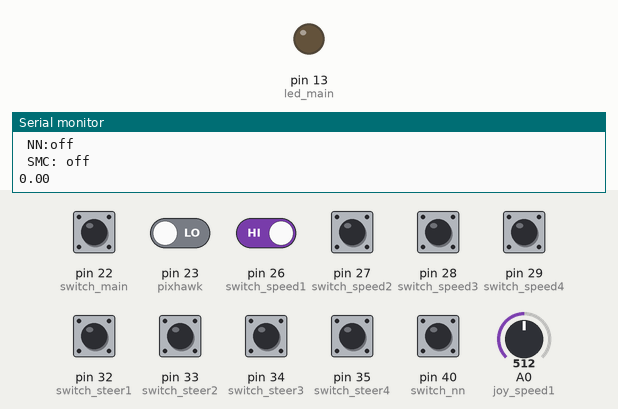
Recording of a sketch running on a simulated Arduino Mega 2560, built for the host (arithmetic inside an expression is 32-bit, double 64-bit). Shown: output pins drawn as LEDs (lit = HIGH), the last lines printed to the serial monitor. Dashed ring = blinking. Inputs (shaded band) come from the test bench; at power-on: pin 22 (switch_main), pin 26 (switch_speed1), pin 27 (switch_speed2), pin 28 (switch_speed3), pin 29 (switch_speed4), pin 32 (switch_steer1), pin 33 (switch_steer2), pin 34 (switch_steer3), pin 35 (switch_steer4), pin 40 (switch_nn) HIGH, pin 23 (pixhawk) LOW, A0 (joy_speed1) = 512. WiFi joins after 1.5 s; servers stay silent unless stated.

Above: at 2.7 s.
2.8 s: pin 40 (switch_nn) pulled LOW for 3.2 s
At 4.4 s:
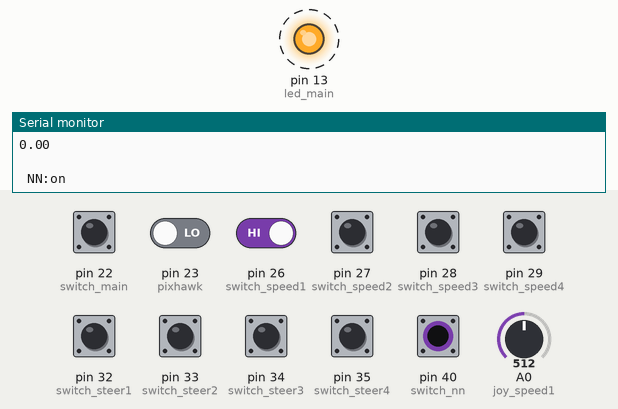
7.5 s: pin 22 (switch_main) pulled LOW for 0.6 s
At 8.3 s:
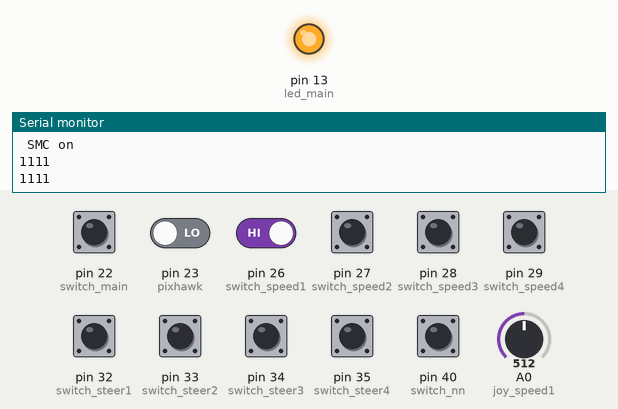
10.0 s: pin 22 (switch_main) pulled LOW for 3.2 s
At 14.5 s:
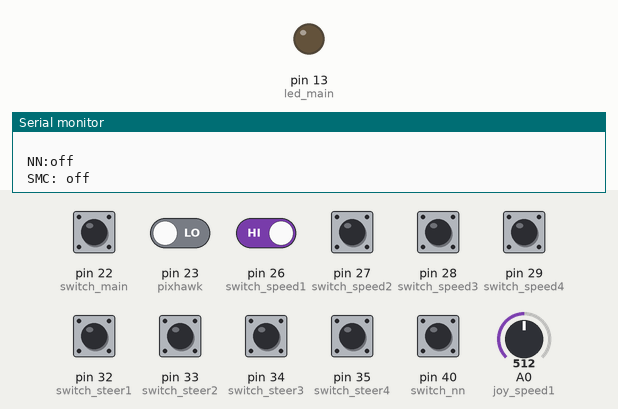
15.0 s: pin 22 (switch_main) driven LOW and pin 26 (switch_speed1) driven LOW
At 15.8 s:
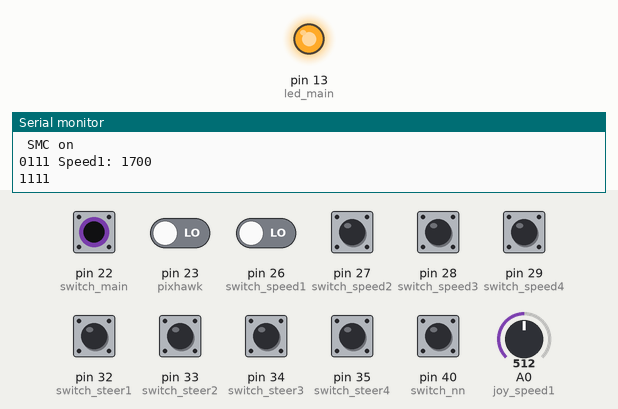
Timing chart, 0 to 18.0 s (numbered marks = the images above; inputs shaded):
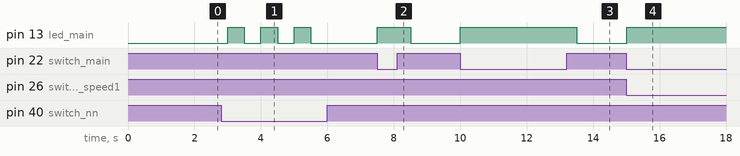

Measured:
- after the input at 2.8 s, pin 13 (led_main): alternates HIGH for 0.50 s and LOW for 0.50 s, 6 changes in all, then stays LOW, starting after 0.20 s
- after the input at 7.5 s, pin 13 (led_main): LOW → HIGH at once, → LOW 1.0 s later
- after the input at 10.0 s, pin 13 (led_main): LOW → HIGH at once, → LOW 3.5 s later
- after the input at 15.0 s, pin 13 (led_main): LOW → HIGH at once

The sketch:

main_control_05.ino
```cpp
/* Draft Syergie Main Control
----------------------------------------
NN:
on   : publish from laptop
off  : publish from main control
----------------------------------------
Main Control:
on   : input from joystick
off  : manual input from Pixhawk
----------------------------------------
Speed Control:
> 4 unit with switch (and LED indicator)
> input manual (belum pakai joystick)
----------------------------------------
Steer Control:
> 4 unit with switch (and LED indicator)
> input manual (belum pakai joystick)
----------------------------------------
*/

/* Library ethernet */
#include <SPI.h>
#include <Ethernet.h>
#include <PubSubClient.h>

// Joystick
#define joy_speed1 A0       //input joystick speed (Y)
#define joy_speed2 A1
#define joy_speed3 A2
#define joy_speed4 A3

#define joy_steer1 A4       //input joystick steer (X)
#define joy_steer2 A5
#define joy_steer3 A6
#define joy_steer4 A7

// Initialize AI
int nn_active = 0;

// Pixhawk
const int pixhawk = 23;
double pulse_pixhawk;

// Initialize state joystick
int speed1 = 0;
int speed2 = 0;
int speed3 = 0;
int speed4 = 0;

int steer1 = 0;
int steer2 = 0;
int steer3 = 0;
int steer4 = 0;

// Pin switch
const int switch_nn = 40;
const int switch_main = 22; // input swicth main

const int switch_speed1 = 26;  // input switch speed
const int switch_speed2 = 27;
const int switch_speed3 = 28;
const int switch_speed4 = 29;

const int switch_steer1 = 32;  //input switch steer
const int switch_steer2 = 33;
const int switch_steer3 = 34;
const int switch_steer4 = 35;

// Initialize state switch
int state_nn = 0;       //state main
int state_main = 0;       //state main

int state_speed1 = 0;     //state speed
int state_speed2 = 0;
int state_speed3 = 0;
int state_speed4 = 0;

int state_steer1 = 0;     //state steer
int state_steer2 = 0;
int state_steer3 = 0;
int state_steer4 = 0;

// LED indikator
//int led_ai;     //output ai
//int led_main;   //output main

int led_speed1;   //output speed
int led_speed2;
int led_speed3;
int led_speed4;

int led_steer1;   //output steer
int led_steer2;
int led_steer3;
int led_steer4;

// pin LED
//const int led_nn = 13;
const int led_main = 13;
//const int outLed1 = 13;

double pulse_speed_in;
double pulse_steer_in;
double nn_speed_in1;

// Input pulse speed and steer
const int a = 100;
const int b = 300;
const int c = 500;
const int d = 650;
const int e = 865;

/* Declare IP Address */
byte mac[]    = {  0xDA, 0xED, 0xBA, 0xFE, 0xFE, 0xED };
IPAddress ip(123, 45, 0, 9);        //IP for arduino
IPAddress server(123, 45, 0, 10);   //IP for raspi/pc

void callback(char* topic, byte* payload, unsigned int length) {
  Serial.print("Message arrived [");
  Serial.print(topic);
  Serial.print("] ");
  for (int i=0;i<length;i++) {
    Serial.print((char)payload[i]);
  }
}

EthernetClient ethClient;
PubSubClient client(ethClient);

void reconnect() {
  // Loop until we're reconnected
  while (!client.connected()) {
    Serial.print("Attempting MQTT connection...");
    // Attempt to connect
    if (client.connect("MainArduino")) {
      Serial.println("connected");
      // Once connected, publish an announcement...
      // ... and resubscribe
      client.subscribe("MainControl");
    } else {
      Serial.print("failed, rc=");
      Serial.print(client.state());
      Serial.println(" try again in 5 seconds");
      // Wait 5 seconds before retrying
      delay(5000);
    }
  }
}

double pulse_speed(int joyspeed) {
  if (joyspeed <=200){
    pulse_speed_in = 1500;
   }
  else if (joyspeed <=400){
    pulse_speed_in = 1600;
   }
  else if (joyspeed <=600){
    pulse_speed_in = 1700;
   }
  else if (joyspeed <=800){
    pulse_speed_in = 1800;
   }
  else{
    pulse_speed_in = 1900;
   }
  return pulse_speed_in;
}

double pulse_steer (int joysteer) {
  const int normal = 500;
  if (joysteer <= normal){
    pulse_steer_in = map(joysteer, 0, 500, 1100, 1500);
    }
  else {
    pulse_steer_in = map(joysteer, 501, 1023, 1501, 1900);
  }
  return pulse_steer_in;
}

void setup() {
  // Serial begin
  Serial.begin(57600);

  // Ai
  nn_active = 0;

  // Switch
  pinMode(switch_nn, INPUT);       //input switch main
  digitalWrite(switch_nn, HIGH);

  pinMode(switch_main, INPUT);       //input switch main
  digitalWrite(switch_main, HIGH);

  pinMode(switch_speed1, INPUT);     //input switch speed
  pinMode(switch_speed2, INPUT);
  pinMode(switch_speed3, INPUT);
  pinMode(switch_speed4, INPUT);
  digitalWrite(switch_speed1, HIGH);
  digitalWrite(switch_speed2, HIGH);
  digitalWrite(switch_speed3, HIGH);
  digitalWrite(switch_speed4, HIGH);

  pinMode(switch_steer1, INPUT);     //input switch steer
  pinMode(switch_steer2, INPUT);
  pinMode(switch_steer3, INPUT);
  pinMode(switch_steer4, INPUT);
  digitalWrite(switch_steer1, HIGH);
  digitalWrite(switch_steer2, HIGH);
  digitalWrite(switch_steer3, HIGH);
  digitalWrite(switch_steer4, HIGH);

  pinMode(led_main, OUTPUT);
  //pinMode(led_nn, OUTPUT);

  // Ethernet
  client.setServer(server, 1883);
  Ethernet.begin(mac, ip);
  client.setCallback(callback);

  delay(1500);
}

void loop() {
  int pulse_speed_in1, pulse_speed_in2, pulse_speed_in3, pulse_speed_in4;
  int pulse_steer_in1, pulse_steer_in2, pulse_steer_in3, pulse_steer_in4;
  char msgBuffer[20];

/* if (!client.connected()) {
   reconnect();
  }
*/

  /*NN*/
  state_nn = digitalRead (switch_nn);
  if (state_nn == LOW){
    //LED indikator blink
    digitalWrite(led_main, HIGH);     // turn the LED on (HIGH is the voltage level)
    delay(500);                       // wait for a second
    digitalWrite(led_main, LOW);      // turn the LED off by making the voltage LOW
    delay(500);                       // wait for a second
    // switch on, indicator on:
    // client.subscribe("switch_nn");
    client.publish("switch_nn", "NN_on");
    Serial.println(" ");
    Serial.println(" NN:on");
  }
  else{
    client.publish("switch_nn", "NN_off");
    Serial.println(" ");
    Serial.println(" NN:off");

  /* Main Control*/
  state_main = digitalRead (switch_main);

  if (state_main == LOW) {
    digitalWrite(led_main, HIGH);

    // main switch on, indicator on:
    Serial.println(" SMC on");

     /*Speed Control*/
    int state_speed1 = digitalRead(switch_speed1);
    int state_speed2 = digitalRead(switch_speed2);
    int state_speed3 = digitalRead(switch_speed3);
    int state_speed4 = digitalRead(switch_speed4);

    Serial.print(state_speed1);
    Serial.print(state_speed2);
    Serial.print(state_speed3);
    Serial.print(state_speed4);

    if (state_speed1 == LOW) {
      digitalWrite(led_speed1, HIGH);
      speed1 = analogRead(joy_speed1);
      delay(100);
      // switch on, indicator on:
      Serial.print(" Speed1: ");
      pulse_speed_in1 = pulse_speed(speed1);
      //pulse_speed_in1 = pulse_speed(e);
      Serial.print(pulse_speed_in1);
      client.publish("spc_speed1",dtostrf(pulse_speed_in1, 5, 0, msgBuffer));
      }
      else {
        digitalWrite(led_speed1, LOW);
        }

    if (state_speed2 == LOW) {
      digitalWrite(led_speed2, HIGH);
      speed2 = analogRead(joy_speed2);
      delay(100);
      // switch on, indicator on:
      Serial.print(" Speed2: ");
      pulse_speed_in2 = pulse_speed(speed2);
      //pulse_speed_in2 = pulse_speed(a);
      Serial.print(pulse_speed_in2);
      client.publish("spc_speed2",dtostrf(pulse_speed_in2, 5, 0, msgBuffer));
      }
      else {
        digitalWrite(led_speed2, LOW);
        }

    if (state_speed3 == LOW) {
      digitalWrite(led_speed3, HIGH);
      speed3 = analogRead(joy_speed3);
      delay(100);
      // switch on, indicator on:
      Serial.print(" Speed3: ");
      pulse_speed_in3 = pulse_speed(speed3);
      //pulse_speed_in3 = pulse_speed(d);
      Serial.print(pulse_speed_in3);
      client.publish("spc_speed3",dtostrf(pulse_speed_in3, 5, 0, msgBuffer));
      }
      else {
        digitalWrite(led_speed3, LOW);
        }

    if (state_speed4 == LOW) {
      digitalWrite(led_speed4, HIGH);
      speed4 = analogRead(joy_speed4);
      delay(100);
      // switch on, indicator on:
      Serial.print(" Speed4: ");
      pulse_speed_in4 = pulse_speed(speed4);
      //pulse_speed_in4 = pulse_speed(b);
      Serial.print(pulse_speed_in4);
      client.publish("spc_speed4",dtostrf(pulse_speed_in4, 5, 0, msgBuffer));
      }
      else {
        digitalWrite(led_speed4, LOW);
      }

    Serial.println();

    /*Steer Control*/
    int state_steer1 = digitalRead(switch_steer1);
    int state_steer2 = digitalRead(switch_steer2);
    int state_steer3 = digitalRead(switch_steer3);
    int state_steer4 = digitalRead(switch_steer4);

    Serial.print(state_steer1);
    Serial.print(state_steer2);
    Serial.print(state_steer3);
    Serial.print(state_steer4);

    if (state_steer1 == LOW) {
      digitalWrite(led_steer1, HIGH);
      steer1 = analogRead(joy_steer1);
      delay(100);
      // switch on, indicator on:
      Serial.print(" Steer1: ");
      pulse_steer_in1 = pulse_steer(steer1);
      //pulse_steer_in1 = pulse_steer(e);
      Serial.print(pulse_steer_in1);
      client.publish("spc_steer1",dtostrf(pulse_steer_in1, 5, 0, msgBuffer));
      }
      else {
        digitalWrite(led_steer1, LOW);
        }

    if (state_steer2 == LOW) {
      digitalWrite(led_steer2, HIGH);
      steer2 = analogRead(joy_steer2);
      // switch on, indicator on:
      Serial.print(" Steer2: ");
      pulse_steer_in2 = pulse_steer(steer2);
      //pulse_steer_in2 = pulse_steer(a);
      Serial.print(pulse_steer_in2);
      client.publish("spc_steer2",dtostrf(pulse_steer_in2, 5, 0, msgBuffer));
      }
      else {
        digitalWrite(led_steer2, LOW);
        }

    if (state_steer3 == LOW) {
      digitalWrite(led_steer3, HIGH);
      steer3 = analogRead(joy_steer3);
      // switch on, indicator on:
      Serial.print(" Steer3: ");
      pulse_steer_in3 = pulse_steer(steer3);
      //pulse_steer_in3 = pulse_steer(d);
      Serial.print(pulse_steer_in3);
      client.publish("spc_steer3",dtostrf(pulse_steer_in3, 5, 0, msgBuffer));
      }
      else {
        digitalWrite(led_steer3, LOW);
        }

    if (state_steer4 == LOW) {
      digitalWrite(led_steer4, HIGH);
      steer4 = analogRead(joy_steer4);
      // switch on, indicator on:
      Serial.print(" Steer4: ");
      pulse_steer_in4 = pulse_steer(steer4);
      //pulse_steer_in4 = pulse_steer(b);
      Serial.print(pulse_steer_in4);
      client.publish("spc_steer4",dtostrf(pulse_steer_in4, 5, 0, msgBuffer));
      }
      else {
        digitalWrite(led_steer4, LOW);
      }

    Serial.println();

  }
  else {
    digitalWrite(led_main, LOW);
    Serial.println(" SMC: off");
    pulse_pixhawk = pulseIn(pixhawk, HIGH);
    Serial.println(pulse_pixhawk);
    client.publish("spc_pixhawk",dtostrf(pulse_pixhawk, 5, 0, msgBuffer));
  }

  client.loop();
  delay(500);

  }
}
```
